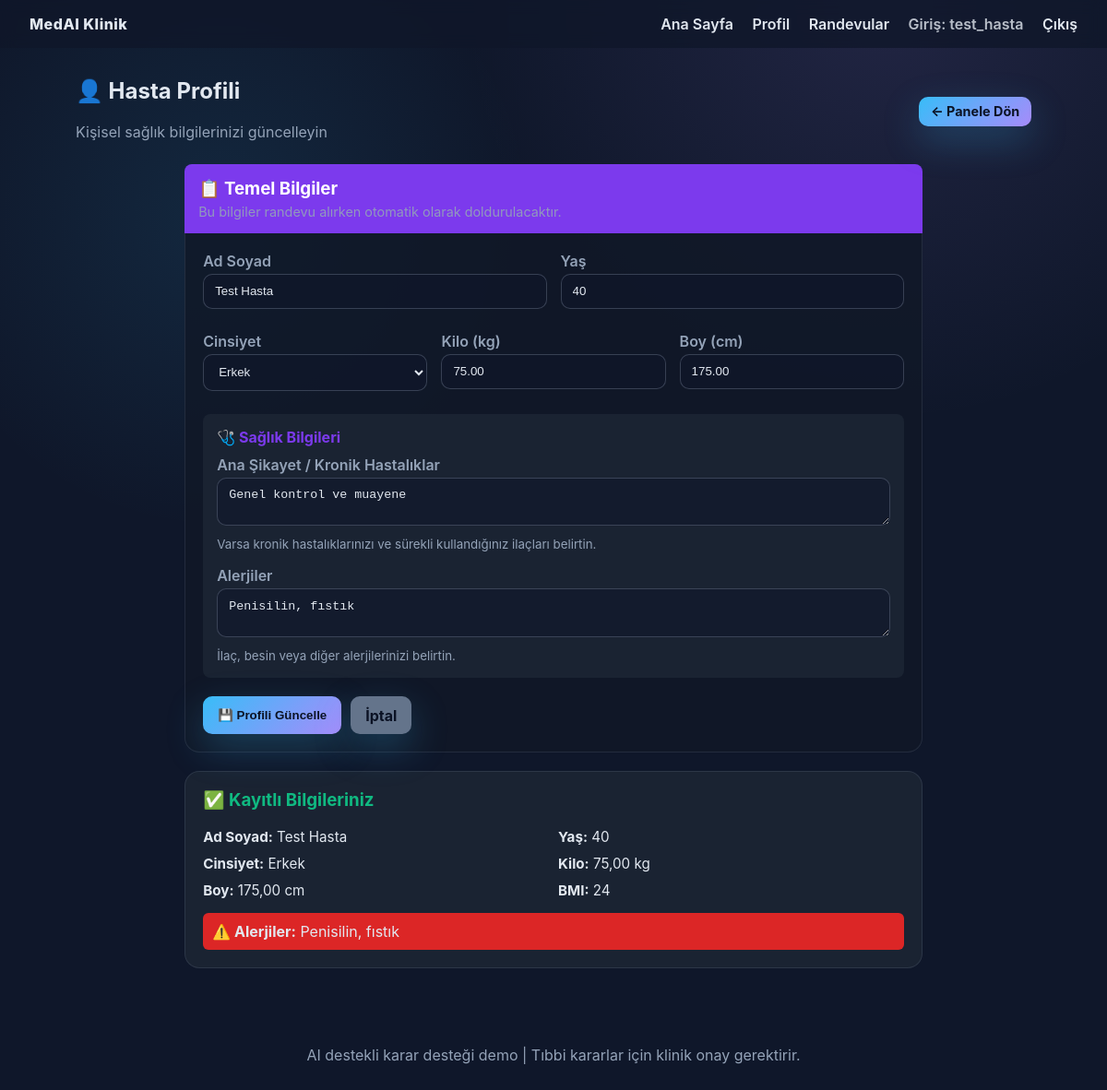
The app's page /patient/profile/ (signed in), older data.
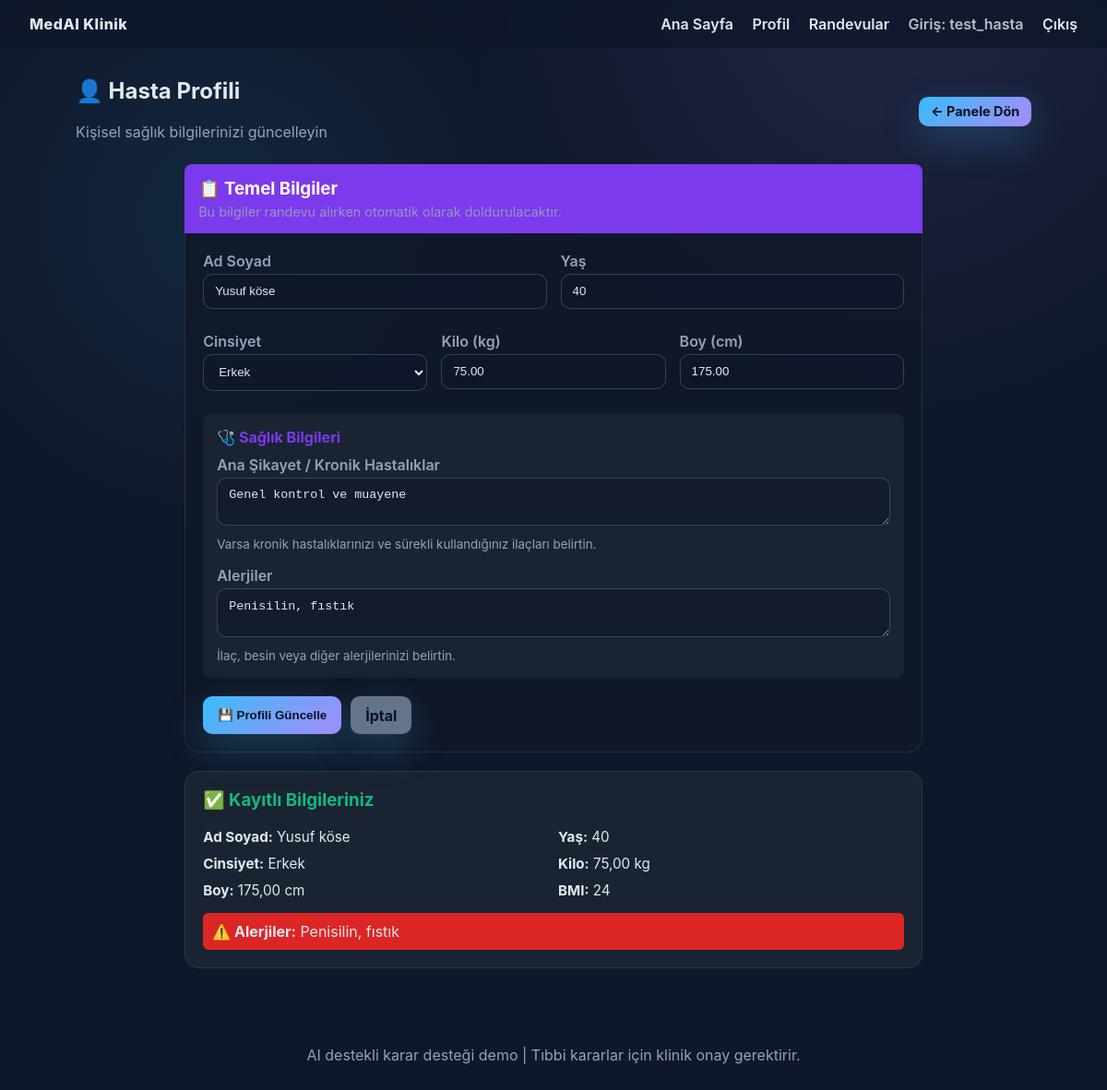
The same page, newer data.
### clinic/models.py (models this page shows, shortened)
class Patient(models.Model):
    GENDER_CHOICES = [
        ("female", "Kadın"),
        ("male", "Erkek"),
        ("other", "Diğer"),
    ]
    user = models.OneToOneField(User, on_delete=models.SET_NULL, null=True, blank=True, related_name="patient_profile")
    full_name = models.CharField(max_length=255)
    age = models.PositiveIntegerField()
    gender = models.CharField(max_length=16, choices=GENDER_CHOICES)
    weight_kg = models.DecimalField(max_digits=5, decimal_places=2)
    height_cm = models.DecimalField(max_digits=5, decimal_places=2)
    primary_complaint = models.TextField()
    allergies = models.TextField(blank=True)
    created_at = models.DateTimeField(auto_now_add=True)

### clinic/views.py (the view)
# urls.py: path("patient/profile/", views.patient_profile, name="patient_profile"),
@login_required
def patient_profile(request):
    patient = Patient.objects.filter(user=request.user).first()
    if request.method == "POST":
        form = PatientProfileForm(request.POST, instance=patient)
        if form.is_valid():
            patient = form.save(commit=False)
            patient.user = request.user
            patient.save()
            messages.success(request, "Profiliniz başarıyla güncellendi.")
            return redirect("patient_profile")
        messages.error(request, "Lütfen formdaki hataları düzeltin.")
    else:
        form = PatientProfileForm(instance=patient)
    return render(
        request,
        "patient_profile.html",
        {
            "form": form,
            "patient": patient,
        },
    )

### clinic/forms.py
class PatientProfileForm(forms.ModelForm):
    class Meta:
        model = Patient
        fields = [
            "full_name",
            "age",
            "gender",
            "weight_kg",
            "height_cm",
            "primary_complaint",
            "allergies",
        ]
        widgets = {
            "primary_complaint": forms.Textarea(attrs={"rows": 2}),
            "allergies": forms.Textarea(attrs={"rows": 2}),
        }
        labels = {
            "full_name": "Ad Soyad",
            "age": "Yaş",
            "gender": "Cinsiyet",
            "weight_kg": "Kilo (kg)",
            "height_cm": "Boy (cm)",
            "primary_complaint": "Ana Şikayet / Kronik Hastalıklar",
            "allergies": "Alerjiler",
        }

### clinic/context_processors.py (called while the page is built)
def language_processor(request):
    return {
        'language': request.session.get('language', 'tr')
    }

### templates/patient_profile.html (shortened to what the changed rows need)
{% extends "base.html" %}
{% block content %}
<div style="display: flex; justify-content: space-between; align-items: center; margin-bottom: 20px;">
    <div>
        <h2>👤 Hasta Profili</h2>
    </div>
</div>
<div class="card" style="max-width: 800px; margin: 0 auto;">
    <form method="post">
        <div style="display: grid; grid-template-columns: 1fr 1fr; gap: 15px; margin-bottom: 20px;">
            <div>
                <label style="display: block; margin-bottom: 5px; font-weight: 600;">
                    Ad Soyad
                    {{ form.full_name }}
                </label>
            </div>
            <div>
                <label style="display: block; margin-bottom: 5px; font-weight: 600;">
                    Yaş
                    {{ form.age }}
                </label>
            </div>
        </div>
        <div style="display: grid; grid-template-columns: 1fr 1fr 1fr; gap: 15px; margin-bottom: 20px;">
            <div>
                <label style="display: block; margin-bottom: 5px; font-weight: 600;">
                    Cinsiyet
                    {{ form.gender }}
                </label>
            </div>
            <div>
                <label style="display: block; margin-bottom: 5px; font-weight: 600;">
                    Kilo (kg)
                    {{ form.weight_kg }}
                </label>
            </div>
            <div>
                <label style="display: block; margin-bottom: 5px; font-weight: 600;">
                    Boy (cm)
                    {{ form.height_cm }}
                </label>
            </div>
        </div>
        <div style="background: #1a2332; padding: 15px; border-radius: 8px; margin-bottom: 20px;">
            <div style="margin-bottom: 15px;">
                <label style="display: block; margin-bottom: 5px; font-weight: 600;">
                    Ana Şikayet / Kronik Hastalıklar
                    {{ form.primary_complaint }}
                </label>
            </div>
            <div>
                <label style="display: block; margin-bottom: 5px; font-weight: 600;">
                    Alerjiler
                    {{ form.allergies }}
                </label>
            </div>
        </div>
    </form>
</div>
{% if patient %}
<div class="card" style="max-width: 800px; margin: 20px auto; background: #1a2332;">
    <h3 style="color: #10b981;">✅ Kayıtlı Bilgileriniz</h3>
    <div style="display: grid; grid-template-columns: 1fr 1fr; gap: 10px; font-size: 0.95em;">
        <div><strong>Ad Soyad:</strong> {{ patient.full_name }}</div>
        <div><strong>Yaş:</strong> {{ patient.age }}</div>
        <div><strong>Cinsiyet:</strong> {{ patient.get_gender_display }}</div>
        <div><strong>Kilo:</strong> {{ patient.weight_kg }} kg</div>
        <div><strong>Boy:</strong> {{ patient.height_cm }} cm</div>
        <div><strong>BMI:</strong>
            {% widthratio patient.weight_kg 1 10000 as weight_g %}
            {% widthratio weight_g patient.height_cm 1 as bmi_temp %}
            {% widthratio bmi_temp patient.height_cm 1 as bmi %}
            {{ bmi|default:"--" }}
        </div>
    </div>
    {% if patient.allergies %}
    <div style="margin-top: 15px; padding: 10px; background: #dc2626; border-radius: 6px;">
        <strong>⚠️ Alerjiler:</strong> {{ patient.allergies }}
    </div>
    {% endif %}
</div>
{% endif %}
{% endblock %}

Row changes from the older to the newer data that the page shows:
changed Patient "Penisilin, fıstık": full_name "Test Hasta" → "Yusuf köse"
